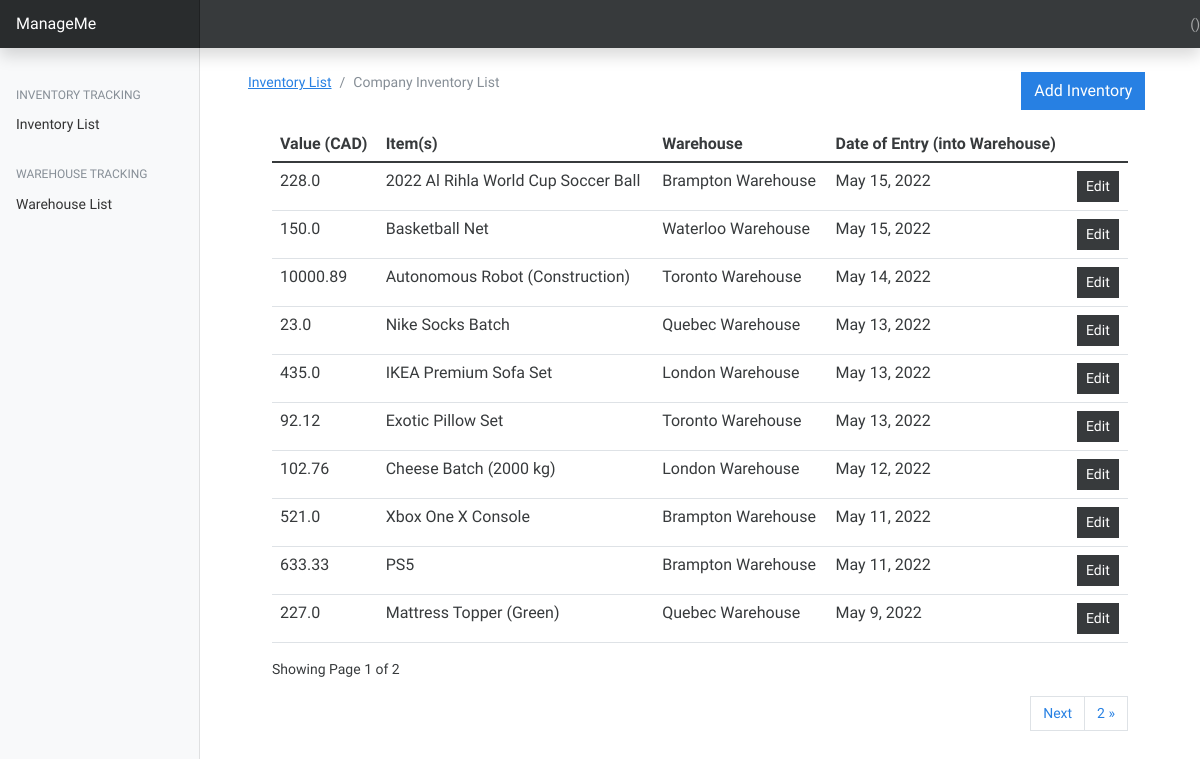
The page / on the database its author committed.
### inventory/models.py (models this page shows, shortened)
class Inventory(models.Model):
    value = models.FloatField() # value of the inventory
    date = models.DateField(default=now) # date the inventory was added
    item = models.TextField() # item name/inventory name
    warehouse = models.CharField(max_length=250) # warehouse the inventory is associated with
    class Meta:
        ordering = ['-date'] # ordering items by date (descending order)
        verbose_name_plural = "Inventories" # Defining plural naming for Django Admin interface

### inventory/views.py (the view)
# urls.py: path('', views.index, name = "inventory"),
def index(request):
    inventories = Inventory.objects.all()
    paginator = Paginator(inventories, 10) # Second variable specifies "item(s) per page"
    page_number = request.GET.get('page') # Selecting specific page from URL
    page_objects = Paginator.get_page(paginator, page_number) # Reflect all items for a given page
    context = { 'inventories': inventories, 'page_objects': page_objects} # Pass to Views
    return render(request, 'inventory/index.html', context)

### templates/inventory/index.html (shortened to what this page needs)
{% extends 'base.html' %}
{% load static %}
{% block content %}
<div class="container mt-4">
    <div class="row">
        <div class="col-md-10">
            <nav aria-label="breadcrumb">
                <ol class="breadcrumb">
                <li class="breadcrumb-item"><a href="{% url 'inventory' %}">Inventory List</a></li>
                <li class="breadcrumb-item active" aria-current="page">Company Inventory List</li>
                </ol>
            </nav>
        </div>
        <div class="col-md-2">
            <a href="{% url 'add-inventory' %}" class = "btn btn-primary">Add Inventory</a>
        </div>
    </div>
    <div class="container">
        {% if inventories.count %}
        <div class="app-table">
            <table class="table table-stripped table-hover mt-3">
                <thead>
                    <tr>
                        <th>Value (CAD)</th>
                        <th>Item(s)</th>
                        <th>Warehouse</th>
                        <th>Date of Entry (into Warehouse)</th>
                        <th></th>
                    </tr>
                </thead>
                <tbody>
                    {% for inventory in page_objects %}
                    <tr>
                        <td>{{inventory.value}}</td>
                        <td>{{inventory.item}}</td>
                        <td>{{inventory.warehouse}}</td>
                        <td>{{inventory.date}}</td>
                        <td><a href = "{% url 'edit-inventory' inventory.id %}" class = "btn btn-secondary btn-sm">Edit</a></td>
                    </tr>
                    {% endfor %}
                </tbody>
            </table>
        </div>
        <div class="pagination-container">
        <div class = "">
            Showing Page {{page_objects.number}} of {{page_objects.paginator.num_pages}}
        </div>
        <ul class="pagination align-end float-end ms-auto mt-3">
            {% if page_objects.has_next %}
                <li class="page-item"> <a class="page-link" href="?page={{ page_objects.next_page_number }}">Next</a></li>
                <li class="page-item"> <a class="page-link" href="?page={{ page_objects.paginator.num_pages }}">{{ page_objects.paginator.num_pages}} &raquo;</a></li>
            {% endif %}
        </ul>
        {% endif %}
    </div>
    </div>
</div>
{% endblock %}

### inventorysystem/static/css/dashboard.css (style rules this page uses)
body { font-size: .875rem; }

### rows shown on the page
Inventory: value "228.0", item "2022 Al Rihla World Cup Soccer Ball", warehouse "Brampton Warehouse", date "May 15, 2022"
Inventory: value "150.0", item "Basketball Net", warehouse "Waterloo Warehouse", date "May 15, 2022"
Inventory: value "10000.89", item "Autonomous Robot (Construction)", warehouse "Toronto Warehouse", date "May 14, 2022"
Inventory: value "23.0", item "Nike Socks Batch", warehouse "Quebec Warehouse", date "May 13, 2022"
Inventory: value "435.0", item "IKEA Premium Sofa Set", warehouse "London Warehouse", date "May 13, 2022"
Inventory: value "92.12", item "Exotic Pillow Set", warehouse "Toronto Warehouse", date "May 13, 2022"
Inventory: value "102.76", item "Cheese Batch (2000 kg)", warehouse "London Warehouse", date "May 12, 2022"
Inventory: value "521.0", item "Xbox One X Console", warehouse "Brampton Warehouse", date "May 11, 2022"
Inventory: value "633.33", item "PS5", warehouse "Brampton Warehouse", date "May 11, 2022"
Inventory: value "227.0", item "Mattress Topper (Green)", warehouse "Quebec Warehouse", date "May 9, 2022"

### other values the page prints
{{ page_objects.number }} "1"
{{ page_objects.paginator.num_pages }} "2"
